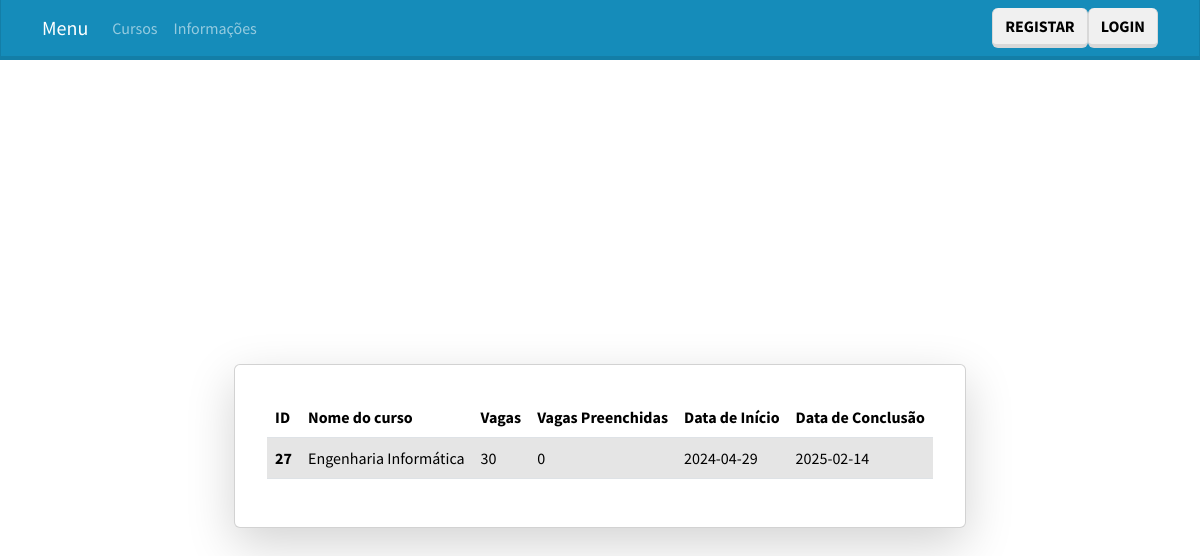
/paginas/cursos.php, run on an earlier commit of the app's database.
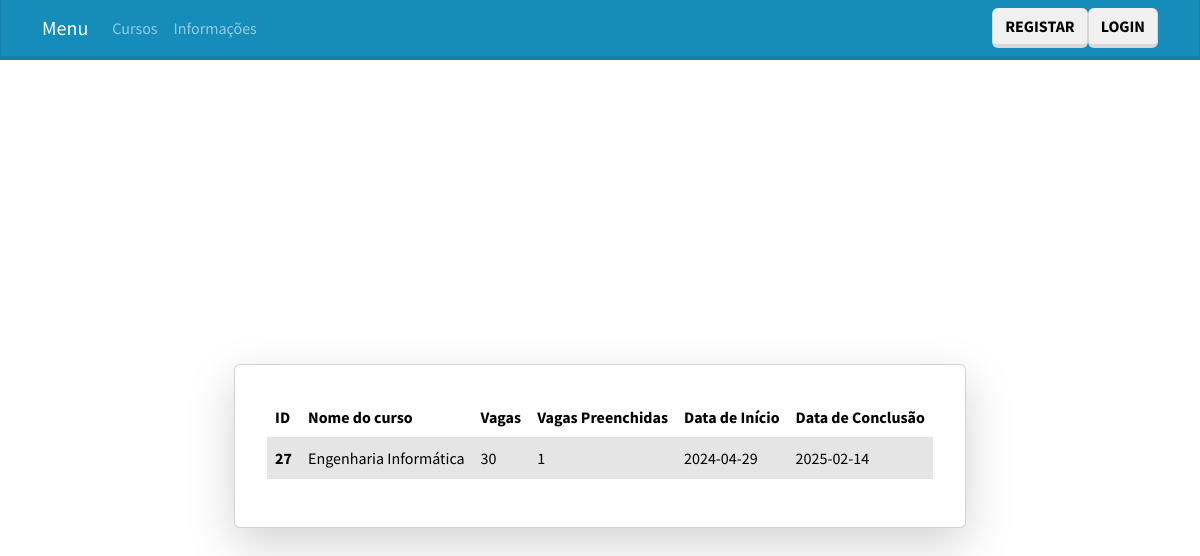
And on a later commit of the database.
### tables this page shows
CREATE TABLE `curso` (
  `id_curso` int(40) NOT NULL,
  `nome` varchar(100) NOT NULL,
  `descricao` varchar(100) NOT NULL,
  `vagas` int(40) NOT NULL,
  `vagas_preenchidas` int(40) NOT NULL,
  `data_inicio` date NOT NULL,
  `data_fim` date NOT NULL,
  `metodo_selecao` varchar(100) NOT NULL
);

### paginas/cursos.php (the view, shortened to what the changed rows need)
<!DOCTYPE html>
<?php
    include 'cabecalho.php';
?>
<html lang="pt">
<head>
    <link rel="stylesheet" href="bootstrap.css">
</head>
<?php if (!empty($_SESSION['tipo_utilizador']) && ($_SESSION['tipo_utilizador'] == 1 || $_SESSION['tipo_utilizador'] == 3)) : ?>
<body>
    <div class="container d-flex justify-content-center align-items-center" style="height: 100vh;">
        <div class="card shadow-lg p-3 mb-5 bg-white rounded " style="margin-top: 20px;">
            <div class="card-body">
                <table class="table table-hover">
                    <thead>
                        <tr>
                            <th scope="col">ID</th>
                            <th scope="col">Nome do curso</th>
                            <th scope="col">Vagas</th>
                            <th scope="col">Vagas Preenchidas</th>
                            <th scope="col">Data de Início</th>
                            <th scope="col">Data de Conclusão</th>
                            <?php
                            if($_SESSION['tipo_utilizador'] == 3){
                                ?>
                                <th scope="col">Editar</th>
                                <th scope="col">Eliminar</th>
                                <th scope="col">Inscrições</th>
                                <?php
                            } else {
                                ?>
                                <th scope="col">Inscrição</th>
                                <?php
                            }
                            ?>
                        </tr>
                    </thead>
                    <tbody>
                        <?php
                        if($_SESSION['tipo_utilizador'] == 3){
                            $sql = "SELECT * FROM curso";
                            $result = mysqli_query($conn, $sql);
                            while ($row = mysqli_fetch_assoc($result)) {
                                ?>
                                <tr class="table-active">
                                    <th scope="row"><?php echo $row['id_curso']; ?></th>
                                    <td><?php echo $row['nome']; ?></td>
                                    <td><?php echo $row['vagas']; ?></td>
                                    <td><?php echo $row['vagas_preenchidas']; ?></td>
                                    <td><?php echo $row['data_inicio']; ?></td>
                                    <td><?php echo $row['data_fim']; ?></td>
                                    <td><a href="editarCursoformulario.php?id=<?php echo $row['id_curso']; ?>">Editar</a></td>
                                    <td><a href="eliminarCursoformulario.php?id=<?php echo $row['id_curso']; ?>">Eliminar</a></td>
                                    <td><a href="gerirInscricoes.php?id=<?php echo $row['id_curso']; ?>">Inscrições</a></td>
                                </tr>
                                <?php
                            }
                        } else if($_SESSION['tipo_utilizador'] == 1){
                            $sql = "SELECT c.*
                                FROM curso c
                                WHERE NOT EXISTS (
                                    SELECT 1
                                    FROM inscricao i
                                    WHERE i.id_curso = c.id_curso
                                    AND i.id_utilizador = '{$_SESSION['id_utilizador']}')
                                    AND c.vagas_preenchidas < c.vagas";
                            $result = mysqli_query($conn, $sql);
                            while ($row = mysqli_fetch_assoc($result)){
                                ?>
                                <tr class="table-active">
                                    <th scope="row"><?php echo $row['id_curso']; ?></th>
                                    <td><?php echo $row['nome']; ?></td>
                                    <td><?php echo $row['vagas']; ?></td>
                                    <td><?php echo $row['vagas_preenchidas']; ?></td>
                                    <td><?php echo $row['data_inicio']; ?></td>
                                    <td><?php echo $row['data_fim']; ?></td>
                                    <td><a href="inscricaoformulario.php?id=<?php echo $row['id_curso']; ?>">Inscrever-se</a></td>
                                </tr>
                                <?php
                            }
                        }
                        ?>
                    </tbody>
                </table>
                <?php
                if($_SESSION['tipo_utilizador'] == 3){
                    ?>
                    <a type="button" class="btn btn-primary" href="adicionarCursoformulario.php">Adicionar</a>
                    <?php
                }?>
            </div>
        </div>
    </div>
</body>
<?php else: ?>
    <body>
    <div class="container d-flex justify-content-center align-items-center" style="height: 100vh;">
        <div class="card shadow-lg p-3 mb-5 bg-white rounded " style="margin-top: 20px;">
            <div class="card-body">
                <table class="table table-hover">
                    <thead>
                        <tr>
                            <th scope="col">ID</th>
                            <th scope="col">Nome do curso</th>
                            <th scope="col">Vagas</th>
                            <th scope="col">Vagas Preenchidas</th>
                            <th scope="col">Data de Início</th>
                            <th scope="col">Data de Conclusão</th>
                        </tr>
                    </thead>
                    <tbody>
                            <?php
                            $sql = "SELECT *
                                FROM curso ";
                            $result = mysqli_query($conn, $sql);
                            while ($row = mysqli_fetch_assoc($result)){
                                ?>
                                <tr class="table-active">
                                    <th scope="row"><?php echo $row['id_curso']; ?></th>
                                    <td><?php echo $row['nome']; ?></td>
                                    <td><?php echo $row['vagas']; ?></td>
                                    <td><?php echo $row['vagas_preenchidas']; ?></td>
                                    <td><?php echo $row['data_inicio']; ?></td>
                                    <td><?php echo $row['data_fim']; ?></td>
                                </tr>
                                <?php
                            }
                        ?>
                    </tbody>
                </table>
            </div>
        </div>
    </div>
</body>
<?php endif ?>
</html>

What changed in the data, as far as the page shows it:
changed curso "Engenharia Informática": vagas_preenchidas "0" → "1"
